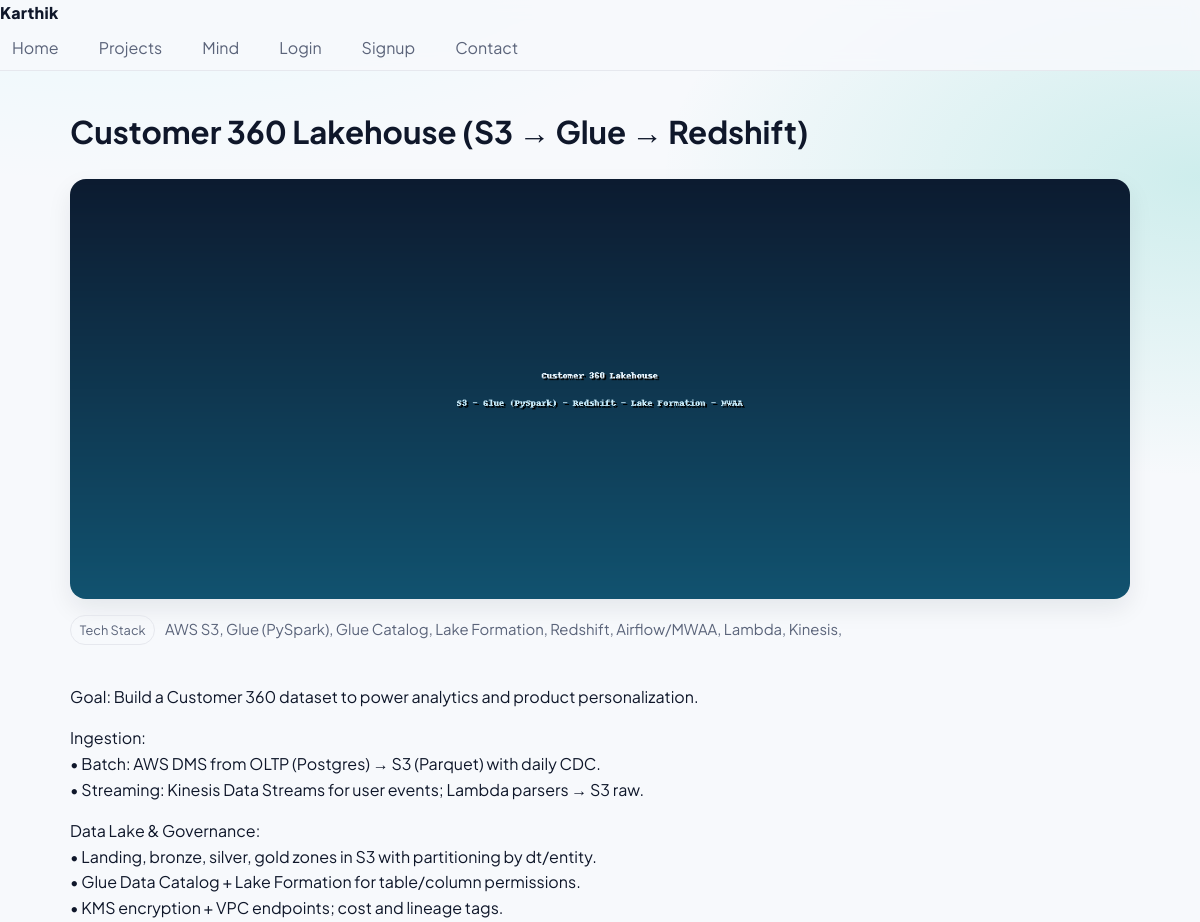
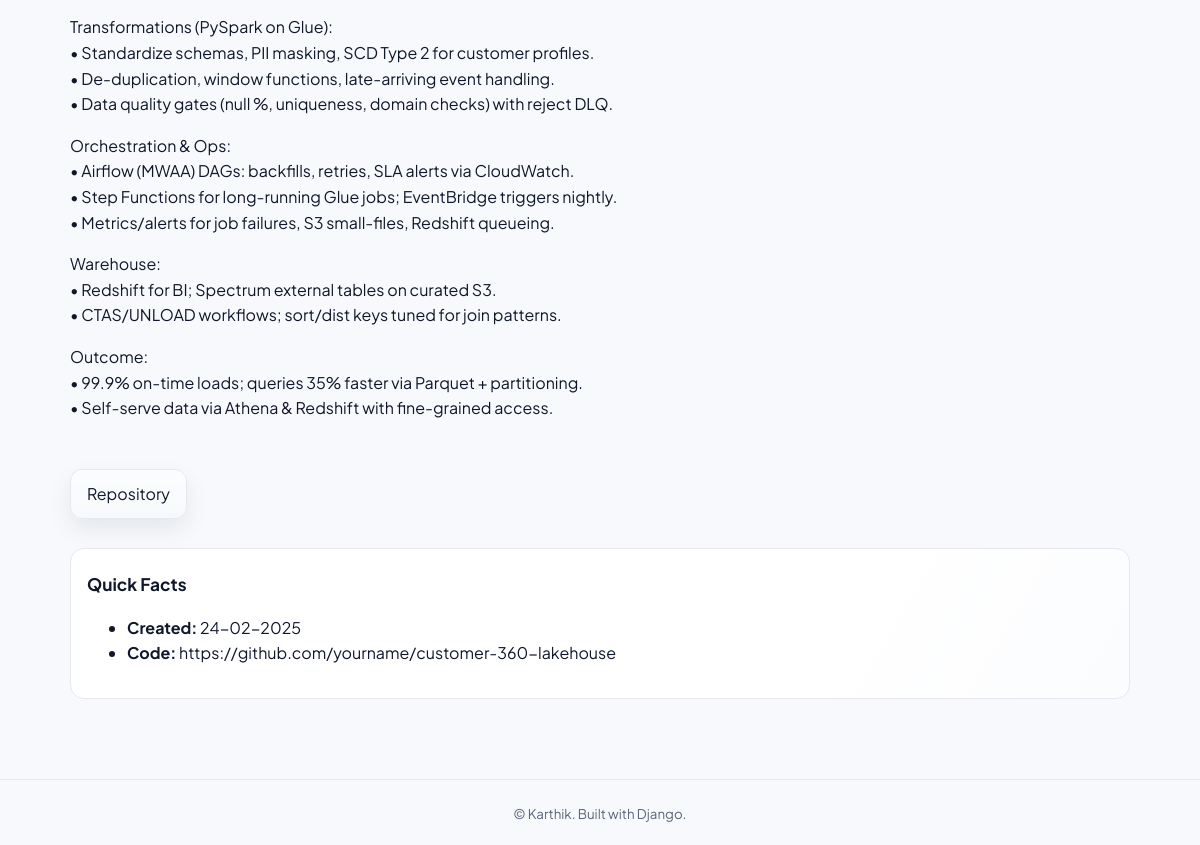
/projects/1/, run on the app's committed database (2 pictures, top to bottom).
### myapp/models.py (models this page shows, shortened)
class Project(models.Model):
    title = models.CharField(max_length=120)
    slug = models.SlugField(max_length=140, unique=True)
    short_desc = models.CharField(max_length=180, blank=True)
    description = models.TextField()
    tech_stack = models.CharField(max_length=240, help_text="Comma separated: Django, n8n, PySpark")
    repo_url = models.URLField(blank=True)
    live_url = models.URLField(blank=True)
    cover = models.ImageField(upload_to='projects/', blank=True, null=True)
    created_at = models.DateField(auto_now_add=True)
    class Meta:
        ordering = ['-id']

### myapp/views.py (the view)
# urls.py: path('projects/<int:pk>/', views.project_detail, name='project_detail'),
def project_detail(request, pk):
    project = get_object_or_404(Project, pk=pk)
    return render(request, 'project_detail.html', {'project': project})

### templates/project_detail.html (shortened to what this page needs)
{% extends "base.html" %}
{% block content %}
<article class="detail">
  <h1 class="detail-title">{{ project.title }}</h1>
  {% if project.cover %}
    <img class="cover" src="{{ project.cover.url }}" alt="{{ project.title }}">
  {% else %}
    <div class="cover img-fallback" aria-hidden="true"></div>
  {% endif %}
  <div class="detail-meta">
    <span class="badge">Tech Stack</span>
    <span class="muted">{{ project.tech_stack }}</span>
  </div>
  <div class="detail-body">
    <p>{{ project.description|linebreaks }}</p>
  </div>
  <div class="links">
    {% if project.repo_url %}
      <a class="btn" href="{{ project.repo_url }}" target="_blank" rel="noopener">Repository</a>
    {% endif %}
  </div>
  <div class="detail-facts">
    <div class="card">
      <h3>Quick Facts</h3>
      <ul class="tight">
        <li><strong>Created:</strong> {{ project.created_at|date:"24-02-2025" }}</li>
        {% if project.repo_url %}<li><strong>Code:</strong> {{ project.repo_url }}</li>{% endif %}
      </ul>
    </div>
  </div>
</article>
{% endblock %}

### templates/base.html (shortened to what this page needs)
<!DOCTYPE html>
<html lang="en">
<head>
  {% load static %}
  <link rel="stylesheet" href="{% static 'css/style.css' %}">
</head>
<body>
  <header class="site-header">
    <a class="brand" href="{% url 'home' %}">Karthik</a>
    <nav>
      <a href="{% url 'home' %}">Home</a>
      <a href="{% url 'projects_list' %}">Projects</a>
      <a href="{% url 'mind' %}">Mind</a>
      {% if request.user.is_authenticated %}
      <a href="{% url 'profile' %}">Profile</a>
      <a href="{% url 'logout' %}">Logout</a>
     {% else %}
      <a href="{% url 'login' %}">Login</a>
      <a href="{% url 'signup' %}">Signup</a>
     {% endif %}
      <a href="{% url 'contact' %}">Contact</a>
    </nav>
  </header>
  <main class="container">
    {% block content %}{% endblock %}
  </main>
  <footer class="site-footer">
    <small>© {{ now|date:"Y" }} Karthik. Built with Django.</small>
  </footer>
</body>
</html>

### static/css/style.css (style rules this page uses)
:root { --bg: #0b0f19; --panel: rgba(255,255,255,0.04); --text: #e4e7ee; --muted: #a3acc3; --brand: #6cf; --brand-2:#8af4bd; --border: rgba(255,255,255,0.08); --shadow: 0 10px 30px rgba(0,0,0,.25); --radius: 14px; --gap: 1.15rem; --max: 1100px; --speed: .25s; }
@media (prefers-color-scheme: light) { :root { --bg:#f7f9fc; --panel:#fff; --text:#0f172a; --muted:#5b647a; --brand:#2563eb; --brand-2:#14b8a6; --border:#e6e8ee; --shadow: 0 10px 24px rgba(15,23,42,.08); } }
* { box-sizing:border-box }
html,body { height:100% }
body { margin:0; font-family: ui-sans-serif, system-ui, -apple-system, Segoe UI, Roboto, Arial; background: radial-gradient(1200px 600px at 10% -10%, rgba(108,255,255,.15), transparent 60%), radial-gradient(900px 500px at 100% 10%, rgba(20,184,166,.18), transparent 60%), var(--bg); color:var(--text); line-height:1.6; }
.container { max-width:var(--max); margin:0 auto; padding:2rem 1.25rem }
.site-header { position:sticky; top:0; z-index:10; backdrop-filter:saturate(160%) blur(8px); background:color-mix(in oklab, var(--bg) 88%, transparent); border-bottom:1px solid var(--border); }
.site-header .brand { display:inline-flex; align-items:center; gap:.6rem; font-weight:800; letter-spacing:.3px; text-decoration:none; color:var(--text); }
.site-header nav { display:flex; gap:1rem }
.site-header nav a { color:var(--muted); text-decoration:none; padding:.6rem .75rem; border-radius:10px; transition:background var(--speed), color var(--speed), transform var(--speed); }
.site-footer { margin-top:3rem; padding:1.25rem; border-top:1px solid var(--border); text-align:center; color:var(--muted); }
.btn { display:inline-flex; align-items:center; gap:.5rem; padding:.7rem 1rem; border-radius:12px; text-decoration:none; cursor:pointer; border:1px solid var(--border); color:var(--text); background:linear-gradient(180deg, color-mix(in oklab, var(--panel) 60%, transparent), transparent); box-shadow: var(--shadow); transition:transform var(--speed), box-shadow var(--speed), border-color var(--speed); }
.card { background:var(--panel); border:1px solid var(--border); border-radius:var(--radius); padding:1rem; overflow:hidden; position:relative; transition:transform var(--speed), box-shadow var(--speed), border-color var(--speed); }
.card::after { content:""; position:absolute; inset:0; pointer-events:none; background:linear-gradient(120deg, transparent 0 70%, color-mix(in oklab, var(--brand) 35%, transparent)); opacity:.05; }
.card h3 { margin:.4rem 0 .25rem; font-size:1.08rem }
.muted { color:var(--muted); font-size:.93rem }
.detail .cover { width:100%; max-height:420px; object-fit:cover; border-radius:16px; box-shadow: var(--shadow); }
.detail .links { display:flex; gap:.7rem; flex-wrap:wrap; margin-top:1rem }
.badge { display:inline-block; padding:.25rem .55rem; border-radius:999px; font-size:.8rem; border:1px solid var(--border); color:var(--muted); }
@media (prefers-reduced-motion: no-preference) { .card, .btn { transition: transform var(--speed), box-shadow var(--speed), border-color var(--speed) } }
.detail { display:grid; gap:1rem; }
.detail-title { margin:.2rem 0 .4rem; font-size:clamp(1.4rem,2.6vw,2rem) }
.detail-meta { display:flex; gap:.6rem; align-items:center; color:var(--muted) }
.detail-body { margin-top:.4rem }
.detail-facts { margin-top:.8rem }
.detail-facts .card { padding:1rem }

### templates/base.html (style rules this page uses)
body { font-family:"Plus Jakarta Sans", system-ui, Arial }

### data on the page
Project: title "Customer 360 Lakehouse (S3 → Glue → Redshift)", cover (picture), tech_stack "AWS S3, Glue (PySpark), Glue Catalog, Lake Formation, Redshift, Airflow/MWAA, Lambda, Kinesis,", description "Goal: Build a Customer 360 dataset to power analytics and product personalization. Ingestion: • Batch: AWS DMS from OLTP (Postgres) → S3 (Parquet) with daily CDC. • Streaming: Kinesis Data Streams for user events; Lambda parsers → S3 raw. Data Lake & Governance: • Landing, bronze, silver, gold zones in S3 with partitioning by dt/entity. • Glue Data Catalog + Lake Formation for table/column permissions. • KMS encryption + VPC endpoints; cost and lineage tags. Transformations (PySpark on Glue): • Standardize schemas, PII masking, SCD Type 2 for customer profiles. • De-duplication, window functions, late-arriving event handling. • Data quality gates (null %, uniqueness, domain checks) with…", created_at "24-02-2025", repo_url "https://github.com/yourname/customer-360-lakehouse"
